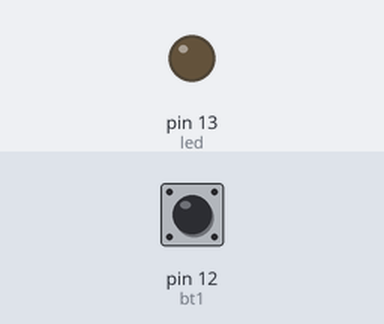
A sketch run on a simulated Arduino Uno, built with avr-gcc and run on an emulated ATmega328P. Shown: output pins drawn as LEDs (lit = HIGH). The test bench sets the inputs (shaded band); at power-on: pin 12 (bt1) HIGH.

Above: at 0.8 s.
0.9 s: pin 12 (bt1) pulled LOW for 0.15 s
At 1.9 s:
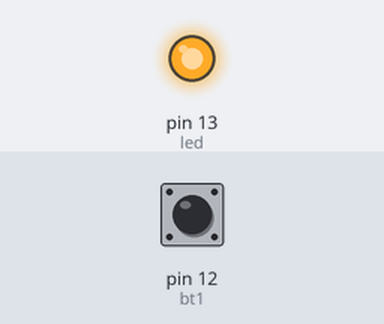
2.5 s: pin 12 (bt1) pulled LOW for 1 s
At 4.4 s:
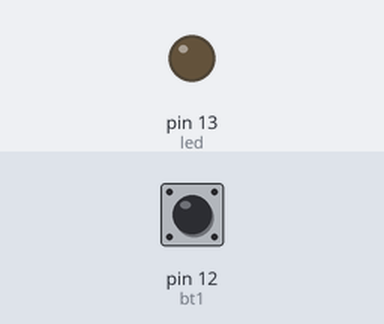
5.0 s: pin 12 (bt1) pulled LOW for 3.2 s
At 9.2 s:
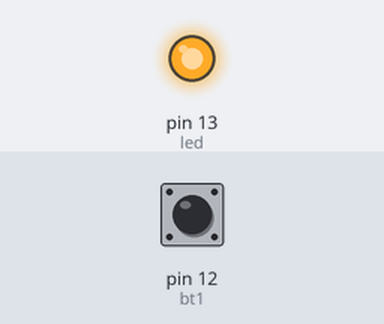
Timing chart, 0 to 10.7 s (numbered marks = the images above; inputs shaded):
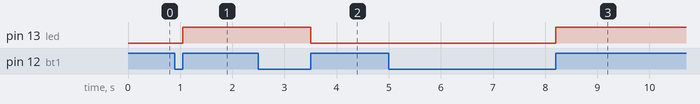

The sketch:

pulsateBotton.ino
```cpp
/*
 *	AUTOR: Alexandre Gonçalves
 *	EMAIL:g.aleprojetos@gmail.com
 *	ARQUIVO:Entrada Digital Botão Pulsar
 *	DATA:05/08/2020
 *
 */

// *** Mapeamento de Hardware ***//
#define bt1 (1<<4)           // configurando d12 como bt1
#define led (1<<5)           // configurando d13 como led

// *** Variaveis Globais ***//
boolean bt1_f = 0x00;

// *** Programa Principal ***//
void setup() {

  DDRB    &=   ~bt1;           // configura bt1 como entrada do botão
  PORTB   |=    bt1;           // habilita o pull-up interno

  DDRB    |=    led;           // configurado led como saida
  PORTB   &=   ~led;           // inicializo o led em lOW

  while(1){

    if(!(PINB&bt1)) bt1_f = 0x01;

    if((PINB&bt1) && bt1_f){

      PORTB ^= led;
      bt1_f = 0x00;

    }//end if bt1
  }//end while
}//end setup
```

Measured:
- after the input at 0.9 s, pin 13 (led): LOW → HIGH after 0.15 s
- after the input at 2.5 s, pin 13 (led): HIGH → LOW after 1.0 s
- after the input at 5.0 s, pin 13 (led): LOW → HIGH after 3.2 s
